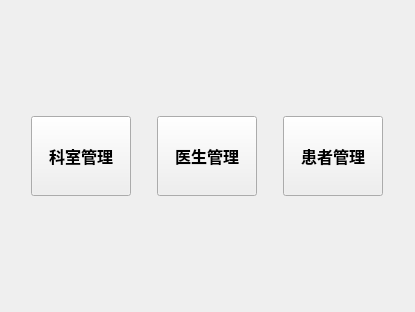
<?xml version="1.0" encoding="UTF-8"?>
<ui version="4.0">
 <class>WelcomeView</class>
 <widget class="QWidget" name="WelcomeView">
  <property name="geometry">
   <rect>
    <x>0</x>
    <y>0</y>
    <width>415</width>
    <height>312</height>
   </rect>
  </property>
  <property name="windowTitle">
   <string>欢迎</string>
  </property>
  <layout class="QVBoxLayout" name="verticalLayout">
   <item>
    <spacer name="verticalSpacer">
     <property name="orientation">
      <enum>Qt::Orientation::Vertical</enum>
     </property>
     <property name="sizeHint" stdset="0">
      <size>
       <width>20</width>
       <height>102</height>
      </size>
     </property>
    </spacer>
   </item>
   <item>
    <layout class="QHBoxLayout" name="horizontalLayout">
     <item>
      <widget class="QPushButton" name="btDepartment">
       <property name="minimumSize">
        <size>
         <width>30</width>
         <height>80</height>
        </size>
       </property>
       <property name="maximumSize">
        <size>
         <width>100</width>
         <height>200</height>
        </size>
       </property>
       <property name="font">
        <font>
         <pointsize>12</pointsize>
         <bold>true</bold>
        </font>
       </property>
       <property name="text">
        <string>科室管理</string>
       </property>
      </widget>
     </item>
     <item>
      <widget class="QPushButton" name="btDoctor">
       <property name="minimumSize">
        <size>
         <width>0</width>
         <height>80</height>
        </size>
       </property>
       <property name="maximumSize">
        <size>
         <width>100</width>
         <height>16777215</height>
        </size>
       </property>
       <property name="font">
        <font>
         <pointsize>12</pointsize>
         <bold>true</bold>
        </font>
       </property>
       <property name="text">
        <string>医生管理</string>
       </property>
      </widget>
     </item>
     <item>
      <widget class="QPushButton" name="btPatient">
       <property name="minimumSize">
        <size>
         <width>0</width>
         <height>80</height>
        </size>
       </property>
       <property name="maximumSize">
        <size>
         <width>100</width>
         <height>16777215</height>
        </size>
       </property>
       <property name="font">
        <font>
         <pointsize>12</pointsize>
         <bold>true</bold>
        </font>
       </property>
       <property name="text">
        <string>患者管理</string>
       </property>
      </widget>
     </item>
    </layout>
   </item>
   <item>
    <spacer name="verticalSpacer_2">
     <property name="orientation">
      <enum>Qt::Orientation::Vertical</enum>
     </property>
     <property name="sizeHint" stdset="0">
      <size>
       <width>20</width>
       <height>102</height>
      </size>
     </property>
    </spacer>
   </item>
  </layout>
 </widget>
 <resources/>
 <connections/>
</ui>
